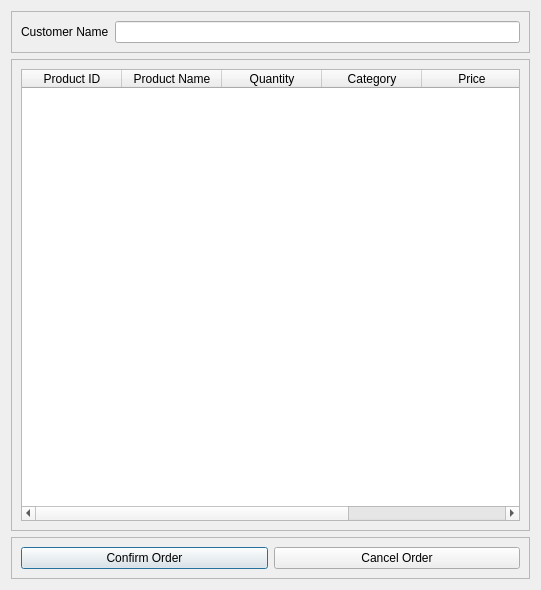
<?xml version="1.0" encoding="UTF-8"?>
<ui version="4.0">
 <class>purchaseDialog</class>
 <widget class="QDialog" name="purchaseDialog">
  <property name="geometry">
   <rect>
    <x>0</x>
    <y>0</y>
    <width>541</width>
    <height>590</height>
   </rect>
  </property>
  <property name="windowTitle">
   <string>Dialog</string>
  </property>
  <layout class="QVBoxLayout" name="verticalLayout">
   <item>
    <widget class="QFrame" name="frame">
     <property name="frameShape">
      <enum>QFrame::StyledPanel</enum>
     </property>
     <property name="frameShadow">
      <enum>QFrame::Raised</enum>
     </property>
     <layout class="QHBoxLayout" name="horizontalLayout_2">
      <item alignment="Qt::AlignLeft">
       <widget class="QLabel" name="label">
        <property name="text">
         <string>Customer Name</string>
        </property>
       </widget>
      </item>
      <item alignment="Qt::AlignVCenter">
       <widget class="QLineEdit" name="lineEdit_8"/>
      </item>
     </layout>
    </widget>
   </item>
   <item>
    <widget class="QFrame" name="frame_2">
     <property name="frameShape">
      <enum>QFrame::StyledPanel</enum>
     </property>
     <property name="frameShadow">
      <enum>QFrame::Raised</enum>
     </property>
     <layout class="QHBoxLayout" name="horizontalLayout">
      <item>
       <widget class="QTableWidget" name="cartTable">
        <attribute name="horizontalHeaderStretchLastSection">
         <bool>true</bool>
        </attribute>
        <attribute name="verticalHeaderVisible">
         <bool>false</bool>
        </attribute>
        <column>
         <property name="text">
          <string>Product ID</string>
         </property>
        </column>
        <column>
         <property name="text">
          <string>Product Name</string>
         </property>
        </column>
        <column>
         <property name="text">
          <string>Quantity</string>
         </property>
        </column>
        <column>
         <property name="text">
          <string>Category</string>
         </property>
        </column>
        <column>
         <property name="text">
          <string>Price</string>
         </property>
        </column>
        <column>
         <property name="text">
          <string>Action</string>
         </property>
        </column>
       </widget>
      </item>
     </layout>
    </widget>
   </item>
   <item>
    <widget class="QFrame" name="frame_3">
     <property name="frameShape">
      <enum>QFrame::StyledPanel</enum>
     </property>
     <property name="frameShadow">
      <enum>QFrame::Raised</enum>
     </property>
     <layout class="QHBoxLayout" name="horizontalLayout_3">
      <item>
       <widget class="QPushButton" name="confirmButton">
        <property name="text">
         <string>Confirm Order</string>
        </property>
       </widget>
      </item>
      <item>
       <widget class="QPushButton" name="cancelButton">
        <property name="text">
         <string>Cancel Order</string>
        </property>
       </widget>
      </item>
     </layout>
    </widget>
   </item>
  </layout>
 </widget>
 <resources/>
 <connections/>
</ui>
